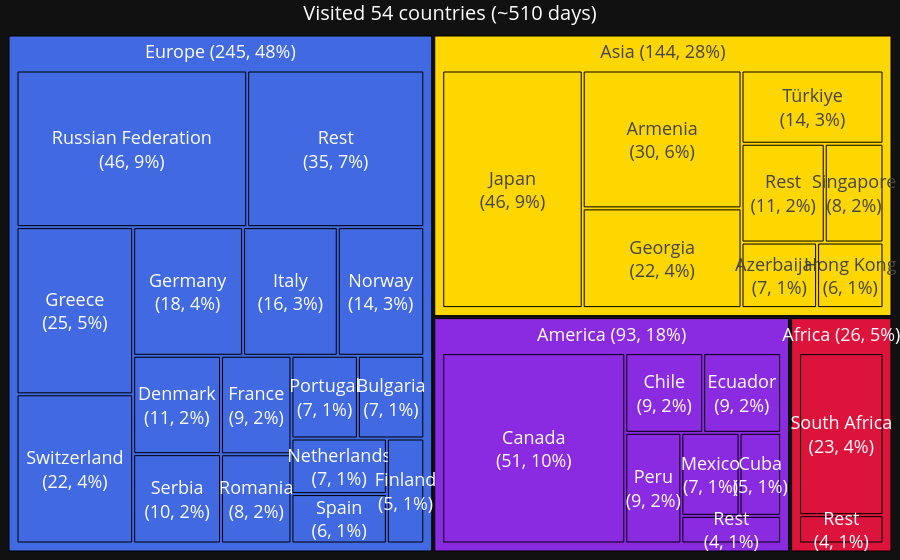

Notebook source saved alongside this figure:
### Code cell
df_country_visited = df_country[~df_country.country.isin(COUNTRIES_LIVED)]
n_country_visited = df_country_visited.country.nunique()
t_country_visited = df_country_visited.total_days.sum()

create_tree(
    df_country_visited,
    feat='country',
    var='total_days',
    flag='continent',
    group_flag=True,
    color_dict=COLOR_DICT,
    font_size_dict=FONT_SIZE_DICT,
    title=f'Visited {n_country_visited} countries (~{t_country_visited:.0f} days)',
    threshold=5,
    threshold_global=False,
    save_path='../attachments/tree_travel_visits.html',
    #save_path=None
    )

### Figure 1 — Plotly figure (JSON) as saved in the notebook; plotly's stock layout.template omitted (floating-point values rounded to 4 significant figures)
{"data": [{"branchvalues": "total", "hoverinfo": "none", "ids": ["Africa", "America", "Asia", "Europe", "Africa | South Africa", "Africa | Rest", "America | Canada", "America | Chile", "America | Cuba", "America | Ecuador", "America | Mexico", "America | Peru", "America | Rest", "Asia | Armenia", "Asia | Azerbaijan", "Asia | Georgia", "Asia | Hong Kong", "Asia | Japan", "Asia | Singapore", "Asia | Türkiye", "Asia | Rest", "Europe | Bulgaria", "Europe | Denmark", "Europe | Finland", "Europe | France", "Europe | Germany", "Europe | Greece", "Europe | Italy", "Europe | Netherlands", "Europe | Norway", "Europe | Portugal", "Europe | Romania", "Europe | Russian Federation", "Europe | Serbia", "Europe | Spain", "Europe | Switzerland", "Europe | Rest"], "labels": ["<br><br>Africa (26, 5%)", "<br><br>America (93, 18%)", "<br><br>Asia (144, 28%)", "<br><br>Europe (245, 48%)", "South Africa", "Rest", "Canada", "Chile", "Cuba", "Ecuador", "Mexico", "Peru", "Rest", "Armenia", "Azerbaijan", "Georgia", "Hong Kong", "Japan", "Singapore", "Türkiye", "Rest", "Bulgaria", "Denmark", "Finland", "France", "Germany", "Greece", "Italy", "Netherlands", "Norway", "Portugal", "Romania", "Russian Federation", "Serbia", "Spain", "Switzerland", "Rest"], "marker": {"colors": ["crimson", "blueviolet", "gold", "royalblue", "crimson", "crimson", "blueviolet", "blueviolet", "blueviolet", "blueviolet", "blueviolet", "blueviolet", "blueviolet", "gold", "gold", "gold", "gold", "gold", "gold", "gold", "gold", "royalblue", "royalblue", "royalblue", "royalblue", "royalblue", "royalblue", "royalblue", "royalblue", "royalblue", "royalblue", "royalblue", "royalblue", "royalblue", "royalblue", "royalblue", "royalblue"], "line": {"color": "black", "width": 1}}, "parents": ["", "", "", "", "Africa", "Africa", "America", "America", "America", "America", "America", "America", "America", "Asia", "Asia", "Asia", "Asia", "Asia", "Asia", "Asia", "Asia", "Europe", "Europe", "Europe", "Europe", "Europe", "Europe", "Europe", "Europe", "Europe", "Europe", "Europe", "Europe", "Europe", "Europe", "Europe", "Europe"], "textfont": {"size": 18}, "textinfo": "label+value+percent root", "textposition": "middle center", "texttemplate": "%{label}<br>(%{value:.0f}, %{percentRoot:.0%})", "type": "treemap", "values": [26.83, 93.5, 144.5, 245.5, 22.83, 4.0, 50.5, 9.0, 5.0, 9.0, 7.0, 9.0, 4.0, 30.17, 6.83, 21.83, 6.0, 45.99, 8.0, 14.33, 11.33, 6.99, 11.0, 5.0, 8.83, 17.99, 24.83, 15.5, 6.75, 14.16, 7.0, 8.0, 46.0, 9.99, 6.0, 22.16, 35.31]}], "layout": {"font": {"color": "white", "size": 18}, "margin": {"b": 0, "l": 0, "r": 0, "t": 0}, "title": {"font": {"size": 20}, "text": "Visited 54 countries (~510 days)", "x": 0.5, "xanchor": "center", "y": 0.99, "yanchor": "top"}, "uniformtext": {"minsize": 18, "mode": "show"}}}
